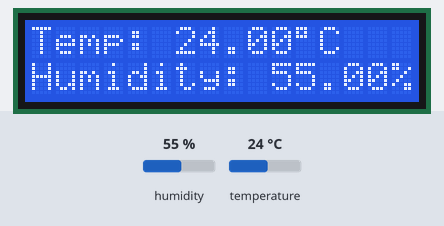
The sketch below on a simulated Arduino Uno, built with avr-gcc and run on an emulated ATmega328P. Shown: 16×2 character LCD. Inputs (shaded band) come from the test bench; at power-on: temperature 24 °C, humidity 55 %.

Above: at 1.2 s.
1.3 s: temperature set to 11 °C
At 3.0 s:
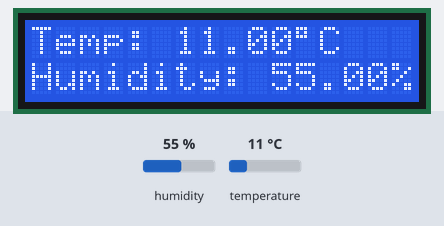
4.0 s: temperature set to 8 °C
At 5.6 s:
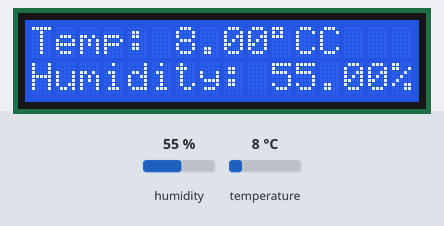
6.7 s: humidity set to 22 %
At 9.4 s:
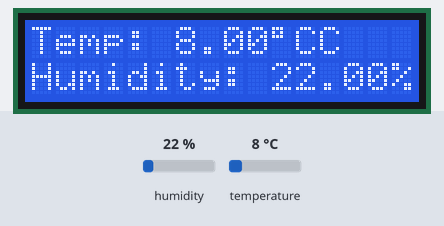
9.7 s: humidity set to 40 %
At 10.8 s:
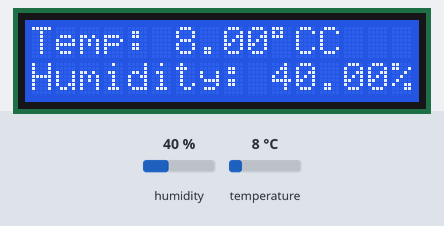
Timing chart, 0 to 12.7 s (numbered marks = the images above; inputs shaded):
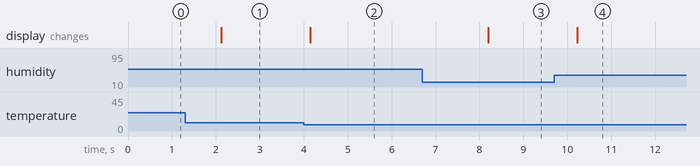

The sketch:

DHT11_LCD1602.ino
```cpp
#include <dht.h>
#include <LiquidCrystal.h>

LiquidCrystal lcd(3, 4, 5, 6, 7, 8);

dht DHT;

#define DHT11_PIN 9

void setup(){
  lcd.begin(16, 2);
}

void loop()
{
  int chk = DHT.read11(DHT11_PIN);
  lcd.setCursor(0,0);
  lcd.print("Temp: ");
  lcd.print(DHT.temperature);
  lcd.print((char)223);
  lcd.print("C");
  lcd.setCursor(0,1);
  lcd.print("Humidity: ");
  lcd.print(DHT.humidity);
  lcd.print("%");
  delay(2000);

}//Code Listing DHT11_LCD1602.ino
```

MaxMatrix.cpp
```cpp
// (licence header left out)
#include "Arduino.h"
#include "MaxMatrix.h"

MaxMatrix::MaxMatrix(byte _data, byte _load, byte _clock, byte _num)
{
	data = _data;
	load = _load;
	clock = _clock;
	num = _num;
	for (int i=0; i<80; i++)
		buffer[i] = 0;
}

void MaxMatrix::init()
{
	pinMode(data,  OUTPUT);
	pinMode(clock, OUTPUT);
	pinMode(load,  OUTPUT);
	digitalWrite(clock, HIGH);

	setCommand(max7219_reg_scanLimit, 0x07);
	setCommand(max7219_reg_decodeMode, 0x00);  // using an led matrix (not digits)
	setCommand(max7219_reg_shutdown, 0x01);    // not in shutdown mode
	setCommand(max7219_reg_displayTest, 0x00); // no display test

	// empty registers, turn all LEDs off
	clear();

	setIntensity(0x0f);    // the first 0x0f is the value you can set
}

void MaxMatrix::setIntensity(byte intensity)
{
	setCommand(max7219_reg_intensity, intensity);
}

void MaxMatrix::clear()
{
	for (int i=0; i<8; i++)
		setColumnAll(i,0);

	for (int i=0; i<80; i++)
		buffer[i] = 0;
}

void MaxMatrix::setCommand(byte command, byte value)
{
	digitalWrite(load, LOW);
	for (int i=0; i<num; i++)
	{
		shiftOut(data, clock, MSBFIRST, command);
		shiftOut(data, clock, MSBFIRST, value);
	}
	digitalWrite(load, LOW);
	digitalWrite(load, HIGH);
}


void MaxMatrix::setColumn(byte col, byte value)
{
	int n = col / 8;
	int c = col % 8;
	digitalWrite(load, LOW);
	for (int i=0; i<num; i++)
	{
		if (i == n)
		{
			shiftOut(data, clock, MSBFIRST, c + 1);
			shiftOut(data, clock, MSBFIRST, value);
		}
		else
		{
			shiftOut(data, clock, MSBFIRST, 0);
			shiftOut(data, clock, MSBFIRST, 0);
		}
	}
	digitalWrite(load, LOW);
	digitalWrite(load, HIGH);

	buffer[col] = value;
}

void MaxMatrix::setColumnAll(byte col, byte value)
{
	digitalWrite(load, LOW);
	for (int i=0; i<num; i++)
	{
		shiftOut(data, clock, MSBFIRST, col + 1);
		shiftOut(data, clock, MSBFIRST, value);
		buffer[col * i] = value;
	}
	digitalWrite(load, LOW);
	digitalWrite(load, HIGH);
}

void MaxMatrix::setDot(byte col, byte row, byte value)
{
    bitWrite(buffer[col], row, value);

	int n = col / 8;
	int c = col % 8;
	digitalWrite(load, LOW);
	for (int i=0; i<num; i++)
	{
		if (i == n)
		{
			shiftOut(data, clock, MSBFIRST, c + 1);
			shiftOut(data, clock, MSBFIRST, buffer[col]);
		}
		else
		{
			shiftOut(data, clock, MSBFIRST, 0);
			shiftOut(data, clock, MSBFIRST, 0);
		}
	}
	digitalWrite(load, LOW);
	digitalWrite(load, HIGH);
}

void MaxMatrix::writeSprite(int x, int y, const byte* sprite)
{
	int w = sprite[0];
	int h = sprite[1];

	if (h == 8 && y == 0)
		for (int i=0; i<w; i++)
		{
			int c = x + i;
			if (c>=0 && c<80)
				setColumn(c, sprite[i+2]);
		}
	else
		for (int i=0; i<w; i++)
			for (int j=0; j<h; j++)
			{
				int c = x + i;
				int r = y + j;
				if (c>=0 && c<80 && r>=0 && r<8)
					setDot(c, r, bitRead(sprite[i+2], j));
			}
}

void MaxMatrix::reload()
{
	for (int i=0; i<8; i++)
	{
		int col = i;
		digitalWrite(load, LOW);
		for (int j=0; j<num; j++)
		{
			shiftOut(data, clock, MSBFIRST, i + 1);
			shiftOut(data, clock, MSBFIRST, buffer[col]);
			col += 8;
		}
		digitalWrite(load, LOW);
		digitalWrite(load, HIGH);
	}
}

void MaxMatrix::shiftLeft(bool rotate, bool fill_zero)
{
	byte old = buffer[0];
	int i;
	for (i=0; i<80; i++)
		buffer[i] = buffer[i+1];
	if (rotate) buffer[num*8-1] = old;
	else if (fill_zero) buffer[num*8-1] = 0;

	reload();
}

void MaxMatrix::shiftRight(bool rotate, bool fill_zero)
{
	int last = num*8-1;
	byte old = buffer[last];
	int i;
	for (i=79; i>0; i--)
		buffer[i] = buffer[i-1];
	if (rotate) buffer[0] = old;
	else if (fill_zero) buffer[0] = 0;

	reload();
}

void MaxMatrix::shiftUp(bool rotate)
{
	for (int i=0; i<num*8; i++)
	{
		bool b = buffer[i] & 1;
		buffer[i] >>= 1;
		if (rotate) bitWrite(buffer[i], 7, b);
	}
	reload();
}

void MaxMatrix::shiftDown(bool rotate)
{
	for (int i=0; i<num*8; i++)
	{
		bool b = buffer[i] & 128;
		buffer[i] <<= 1;
		if (rotate) bitWrite(buffer[i], 0, b);
	}
	reload();
}
```

MaxMatrix.h
```cpp
// (licence header left out)
#ifndef _MaxMatrix_H_
#define _MaxMatrix_H_

#include "Arduino.h"

#define max7219_reg_noop        0x00
#define max7219_reg_digit0      0x01
#define max7219_reg_digit1      0x02
#define max7219_reg_digit2      0x03
#define max7219_reg_digit3      0x04
#define max7219_reg_digit4      0x05
#define max7219_reg_digit5      0x06
#define max7219_reg_digit6      0x07
#define max7219_reg_digit7      0x08
#define max7219_reg_decodeMode  0x09
#define max7219_reg_intensity   0x0a
#define max7219_reg_scanLimit   0x0b
#define max7219_reg_shutdown    0x0c
#define max7219_reg_displayTest 0x0f

class MaxMatrix
{
  private:
    byte data;
    byte load;
    byte clock;
    byte num;
    byte buffer[80];

    void reload();

  public:
    MaxMatrix(byte data, byte load, byte clock, byte num);

    void init();
    void clear();
    void setCommand(byte command, byte value);
    void setIntensity(byte intensity);
    void setColumn(byte col, byte value);
    void setColumnAll(byte col, byte value);
    void setDot(byte col, byte row, byte value);
    void writeSprite(int x, int y, const byte* sprite);

    void shiftLeft(bool rotate = false, bool fill_zero = true);
    void shiftRight(bool rotate = false, bool fill_zero = true);
    void shiftUp(bool rotate = false);
    void shiftDown(bool rotate = false);
};

#endif
```

Measured:
- the behaviour switches between 10 and 9 °C on temperature (found by bisection; images 1 and 2)
- after the input at 1.3 s, the display: changes after 0.82 s (image 1)
- after the input at 4.0 s, the display: changes after 0.15 s (image 2)
- after the input at 6.7 s, the display: changes after 1.5 s (image 3)
- after the input at 9.7 s, the display: changes after 0.53 s (image 4)
